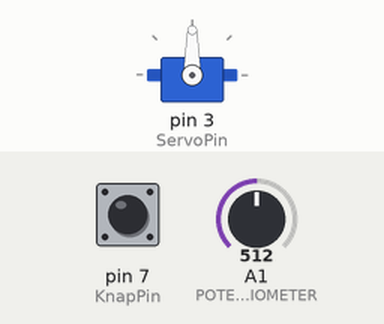
Bench run of a sketch on a simulated Arduino Uno, built with avr-gcc and run on an emulated ATmega328P. Shown: servo. The inputs (shaded band) are chosen by the test bench; at power-on: A1 (POTENTIOMETER) = 512, pin 7 (KnapPin) HIGH.

Above: at 1.2 s.
1.3 s: A1 (POTENTIOMETER) set to 716
At 2.4 s:
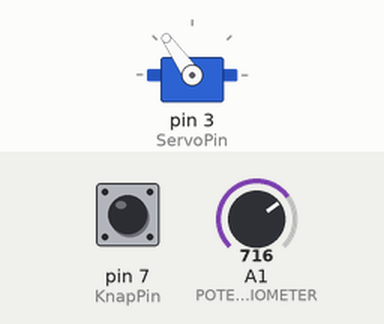
2.8 s: A1 (POTENTIOMETER) set to 900
At 3.2 s:
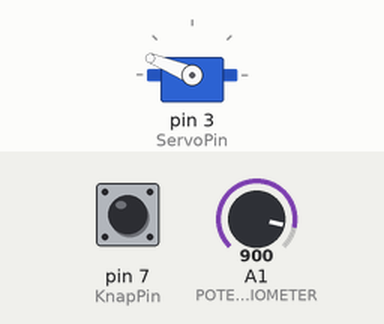
4.3 s: A1 (POTENTIOMETER) set to 1023
At 4.7 s:
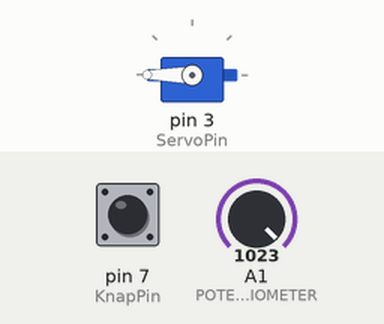
5.8 s: A1 (POTENTIOMETER) set to 306
At 6.7 s:
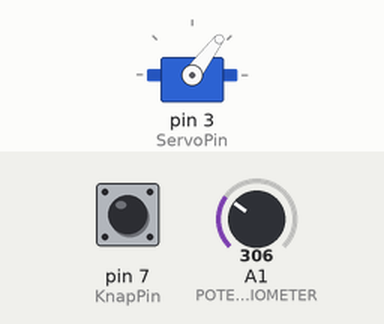
7.3 s: A1 (POTENTIOMETER) set to 122
At 8.1 s:
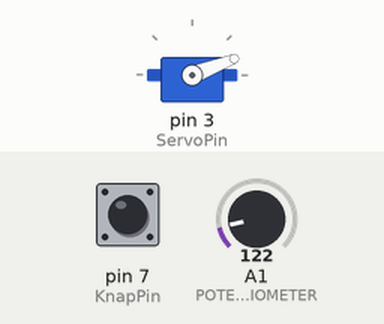
Timing chart, 0 to 9.8 s (numbered marks = the images above; inputs shaded):
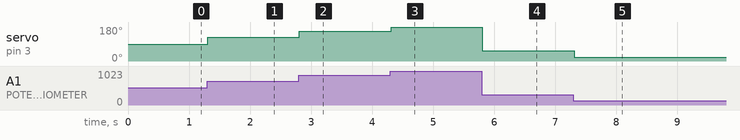

Measured:
- after the input at 1.3 s, servo on pin 3 (ServoPin): 90° → 125° at once
- after the input at 2.8 s, servo on pin 3 (ServoPin): 125° → 158° at once
- after the input at 4.3 s, servo on pin 3 (ServoPin): 158° → 180° at once
- after the input at 5.8 s, servo on pin 3 (ServoPin): 180° → 53° at once
- after the input at 7.3 s, servo on pin 3 (ServoPin): 53° → 21° at once

The sketch:

ServoMedLibrary.ino
```cpp
#include <Servo.h>

Servo Servo1;

const uint8_t ServoPin = 3;

const uint8_t KnapPin = 7;

const uint8_t POTENTIOMETER = A1;

int ServoPosition;

void setup() {

  pinMode(ServoPin, OUTPUT);

  pinMode(KnapPin, INPUT);

  Servo1.attach(ServoPin);

  Serial.begin(9600);

  while(!digitalRead(KnapPin)) delay(50);

}


void loop() {

  ServoPosition = map(analogRead(POTENTIOMETER), 0, 1023, 0, 180);
  Servo1.write(ServoPosition);
  delay(15);
}
```
